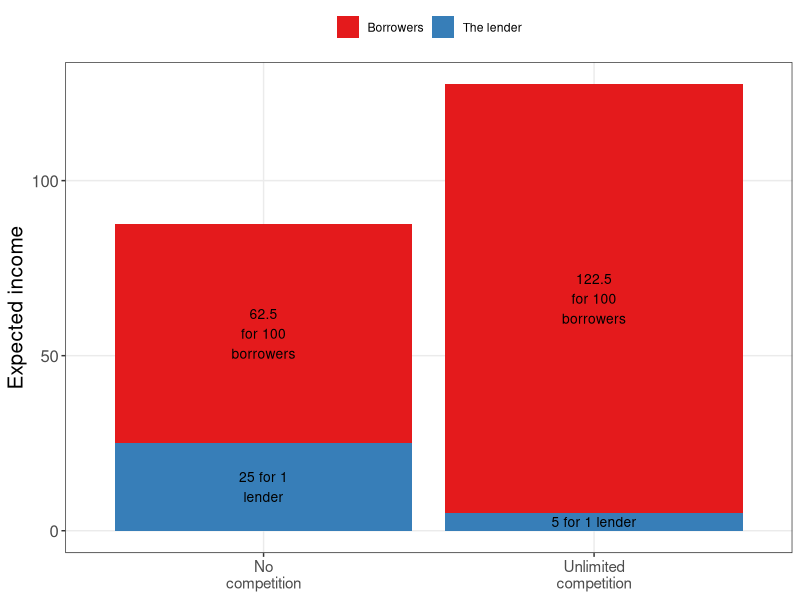
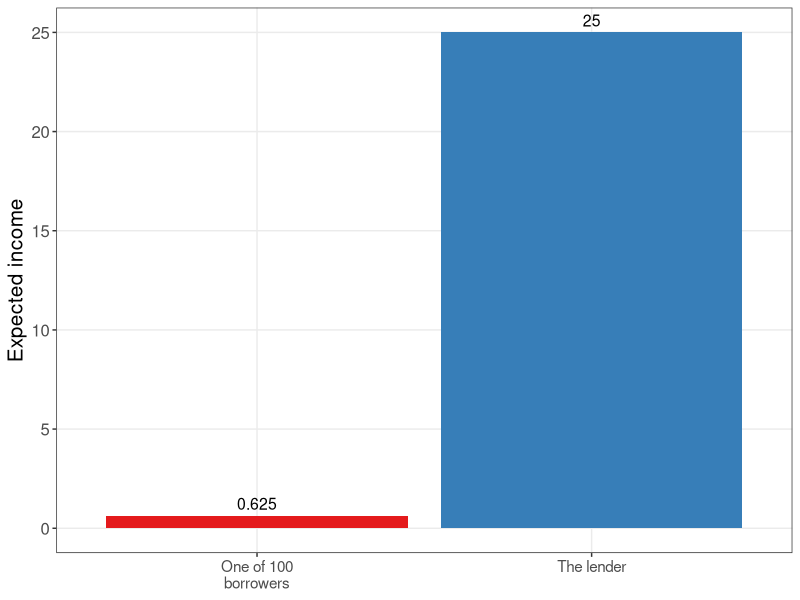
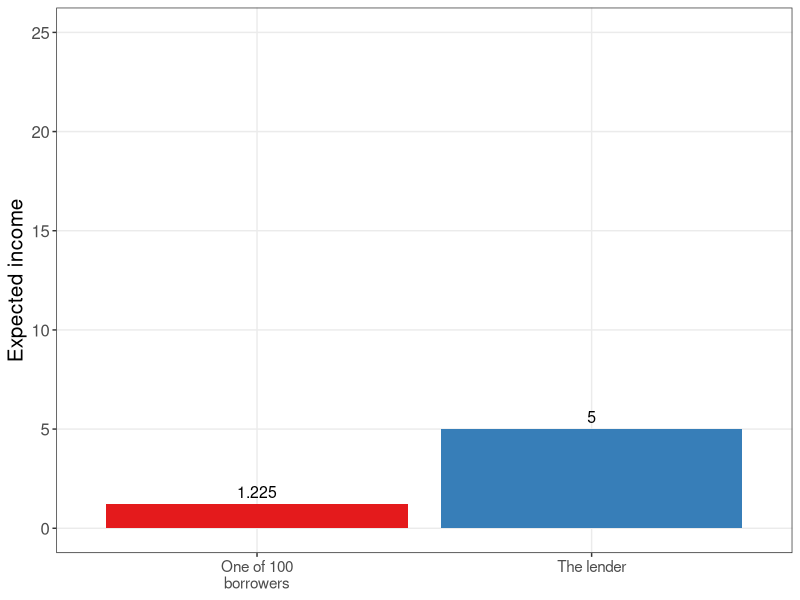

R code for these plots, in order:
#' Graph Designer: Scott Cohn
#' Authors: Bowles and Halliday
#' Title: Coordination, Conflict and Competition: A Text in Microeconomics

library("tidyverse")
library("gridExtra")
library("forcats")
library("RColorBrewer")

# dataframe ---------------------------------------------------------------

df <- tibble(
  pr_ag = c("Borrowers", "The lender"),
  val_sm_bar = c(0.625, 25),
  val_sm_pie = c(62.5, 25),
  val_lg_bar = c(1.225, 5), 
  val_lg_pie = c(122.5, 5)
)

df_long <- df %>% 
  #select(c("pr_ag", "val_sm_pie", "val_lg_pie")) %>% 
  gather(key = "group", value = "value", 2:5) %>% 
  mutate(condition = c("Low competition", "Low competition", "sm", "sm", "High competition", "High competition", "lg", "lg"))


# plots -------------------------------------------------------------------

# Fig a -- nonebar
# p_sm_bar <- ggplot(df, aes(pr_ag, val_sm_bar)) +
#   geom_col(aes(fill = pr_ag)) + 
#   geom_text(aes(label = val_sm_bar), vjust = -0.5, size = 5) + 
#   scale_fill_brewer(palette = "Set1") +
#   theme_bw() + 
#   theme(legend.position = "none",
#         axis.title = element_blank(),
#         axis.text = element_text(size = 15))
# 
# ggsave("credit/effects_of_comp_nonebar_a.pdf", width = 3, height = 5)

# Fig b -- nonepie
# p_sm_pie <- ggplot(df, aes("", y = val_sm_pie, fill = pr_ag))+
#   geom_bar(width = 1, stat = "identity") +
#   coord_polar("y") +
#   geom_text(aes(label = val_sm_pie), 
#             position = position_stack(vjust = 0.5)) +
#   scale_fill_brewer(palette = "Set1") + 
#   # labs(caption = "p_sm_pie") +
#   theme_blank() +
#   theme(axis.title = element_blank(),
#         axis.text = element_blank(),
#         legend.title = element_blank(),
#         plot.margin=grid::unit(c(0,0,0,0), "mm"))
# 
# ggsave("credit/effects_of_comp_nonepie_b.pdf", width = 6, height = 6)

# Fig c -- comppie
# p_lg_pie <- ggplot(df, aes("", y = val_lg_pie, fill = pr_ag))+
#   geom_bar(width = 1, stat = "identity") +
#   coord_polar("y") +
#   geom_text(aes(label = val_lg_pie), 
#             position = position_stack(vjust = 0.5)) +
#   scale_fill_brewer(palette = "Set1") + 
#   # labs(caption = "p_lg_pie") +
#   theme_blank() +
#   theme(axis.title = element_blank(),
#         axis.text = element_blank(),
#         legend.title = element_blank(),
#         plot.margin=grid::unit(c(0,0,0,0), "mm"))
# 
# ggsave("credit/effects_of_comp_comppie_c.pdf", width = 6, height = 6)

# Fig d -- compbar
# p_lg_bar <- ggplot(df, aes(pr_ag, val_lg_bar)) +
#   geom_col(aes(fill = pr_ag)) + 
#   geom_text(aes(label = val_lg_bar), vjust = -0.5, size = 5) + 
#   scale_fill_brewer(palette = "Set1") +
#   theme_bw() + 
#   theme(legend.position = "none",
#         axis.title = element_blank(),
#         axis.text = element_text(size = 15))
# 
# ggsave("credit/effects_of_comp_compbar_d.pdf", width = 3, height = 5)


# stacked bar (replace pie?) ----------------------------------------------

# Middle Fig
stk_bar <- df_long %>% 
  filter(condition %in% c("sm", "lg")) %>% 
  mutate(b_l_label = c("62.5\nfor 100\nborrowers", "25 for 1\nlender", 
                       "122.5\nfor 100\nborrowers", "5 for 1 lender")) %>% 
  ggplot(aes(x = forcats::fct_rev(condition), y = value, fill = pr_ag)) + 
  geom_bar(position = "stack", stat = "identity") + 
  geom_text(aes(label = b_l_label), position = position_stack(vjust = 0.5), size = 3.5) + 
  # geom_text(aes(label = value)) +  
  scale_fill_brewer(palette = "Set1") + 
  scale_x_discrete(labels=c("sm" = "No\ncompetition",
                            "lg" = "Unlimited\ncompetition")) + 
  ylab("Expected income") +
  # coord_flip() +
  theme_bw() + 
  theme(legend.title = element_blank(),
        axis.title.x = element_blank(),
        axis.title.y = element_text(size = 15),
        axis.text.y = element_text(size = 12),
        axis.text.x = element_text(size = 11),
        legend.position = "top",
        panel.grid.minor = element_blank())

ggsave("credit/effects_of_comp_stk_bar.pdf", width = 3, height = 5)

# Left Fig
low_comp_bar <- df_long %>% 
  filter(condition %in% c("Low competition")) %>% 
  ggplot(aes(x = pr_ag, y = value, fill = pr_ag)) + 
  geom_col() +
  geom_text(aes(label = value), vjust = -0.5, size = 4) +
  ylab("Expected income") +
  scale_fill_brewer(palette = "Set1") +
  scale_x_discrete(labels=c("The lender" = "The lender",
                            "Borrowers" = "One of 100\nborrowers")) + 
  ylim(0, 25) +
  theme_bw() +
  theme(legend.position = "none",
        axis.title.x = element_blank(),
        axis.title.y = element_text(size = 15),
        axis.text.y = element_text(size = 12),
        axis.text.x = element_text(size = 11),
        panel.grid.minor = element_blank()
        )

ggsave("credit/effects_of_comp_low_bar.pdf", width = 2.5, height = 5)

# Right Fig
high_comp_bar <- df_long %>% 
  filter(condition %in% c("High competition")) %>% 
  ggplot(aes(x = pr_ag, y = value, fill = pr_ag)) + 
  geom_col() +
  geom_text(aes(label = value), vjust = -0.5, size = 4) +
  ylab("Expected income") +
  scale_fill_brewer(palette = "Set1") +
  scale_x_discrete(labels=c("The lender" = "The lender",
                            "Borrowers" = "One of 100\nborrowers")) + 
  ylim(0, 25) +
  theme_bw() +
  theme(legend.position = "none",
        axis.title.x = element_blank(),
        axis.title.y = element_text(size = 15),
        axis.text.y = element_text(size = 12),
        axis.text.x = element_text(size = 11),
        panel.grid.minor = element_blank()
  )

ggsave("credit/effects_of_comp_high_bar.pdf", width = 2.5, height = 5)

# save panel --------------------------------------------------------------

# ggsave("credit/effects_of_comp_sm.pdf", arrangeGrob(p_sm_bar, p_sm_pie))
# ggsave("credit/effects_of_comp_lg.pdf", arrangeGrob(p_lg_bar, p_lg_pie))

# ^^ looks gross.
